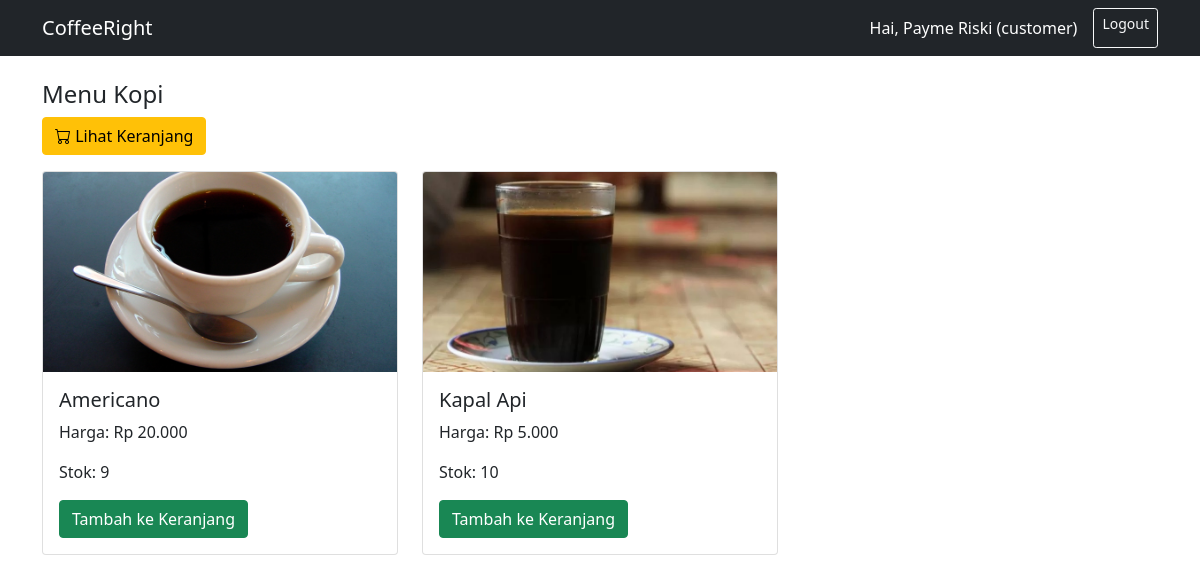
Screenshot of /dashboard.php (signed in) with the database file from the repository.
### tables this page shows
CREATE TABLE `menu` (
  `id_menu` int(11) NOT NULL,
  `nama` varchar(100) NOT NULL,
  `harga` int(11) NOT NULL,
  `gambar` varchar(255) NOT NULL,
  `stok` int(11) NOT NULL DEFAULT 0
);

### dashboard.php (the view, shortened to what this page needs)
<?php
require 'config.php';
$role = $_SESSION['role'];
$nama_lengkap = $_SESSION['nama_lengkap'];
$menus = mysqli_query($db, "SELECT * FROM menu");
?>
<!DOCTYPE html>
<html lang="en">
<head>
<link href="https://cdn.jsdelivr.net/npm/bootstrap@5.1.3/dist/css/bootstrap.min.css" rel="stylesheet" />
<link href="https://cdn.jsdelivr.net/npm/bootstrap-icons@1.10.0/font/bootstrap-icons.css" rel="stylesheet">
</head>
<body>
<nav class="navbar navbar-expand-lg navbar-dark bg-dark">
  <div class="container">
    <a class="navbar-brand" href="#">CoffeeRight</a>
    <div class="d-flex">
      <span class="navbar-text text-white me-3">Hai, <?= htmlspecialchars($nama_lengkap) ?> (<?= htmlspecialchars($role) ?>)</span>
      <a href="logout.php" class="btn btn-outline-light btn-sm">Logout</a>
    </div>
  </div>
</nav>
<div class="container mt-4">
    <h4>Menu Kopi</h4>
    <?php if ($role === 'customer'): ?>
    <div class="justify-content-end mb-3">
        <a href="customer/cart.php" class="btn btn-warning">
            <i class="bi bi-cart"></i> Lihat Keranjang
        </a>
    </div>
    <?php endif; ?>
    <div class="row">
        <?php while ($menu = mysqli_fetch_assoc($menus)): ?>
            <div class="col-md-4 mb-3">
                <div class="card h-100">
                    <?php if ($menu['gambar']): ?>
                        <img src="uploads/<?= htmlspecialchars($menu['gambar']) ?>" class="card-img-top" style="height: 200px; object-fit: cover;" alt="Menu">
                    <?php endif; ?>
                    <div class="card-body">
                        <h5 class="card-title"><?= htmlspecialchars($menu['nama']) ?></h5>
                        <p class="card-text">Harga: Rp <?= number_format($menu['harga'], 0, ',', '.') ?></p>
                        <p class="card-text">Stok: <?= (int)$menu['stok'] ?></p>
                        <?php if ($role === 'customer'): ?>
                            <form action="customer/add_to_cart.php" method="POST">
                                <button type="submit" class="btn btn-success" <?= ((int)$menu['stok'] <= 0) ? 'disabled' : '' ?>>
                                    Tambah ke Keranjang
                                </button>
                            </form>
                        <?php endif; ?>
                    </div>
                </div>
            </div>
        <?php endwhile; ?>
    </div>
</div>
</body>
</html>

### rows the page displays
menu: gambar (picture), nama "Americano", harga "20.000", stok "9"
menu: gambar (picture), nama "Kapal Api", harga "5.000", stok "10"

### other values shown
$nama_lengkap "Payme Riski"
$role "customer"
